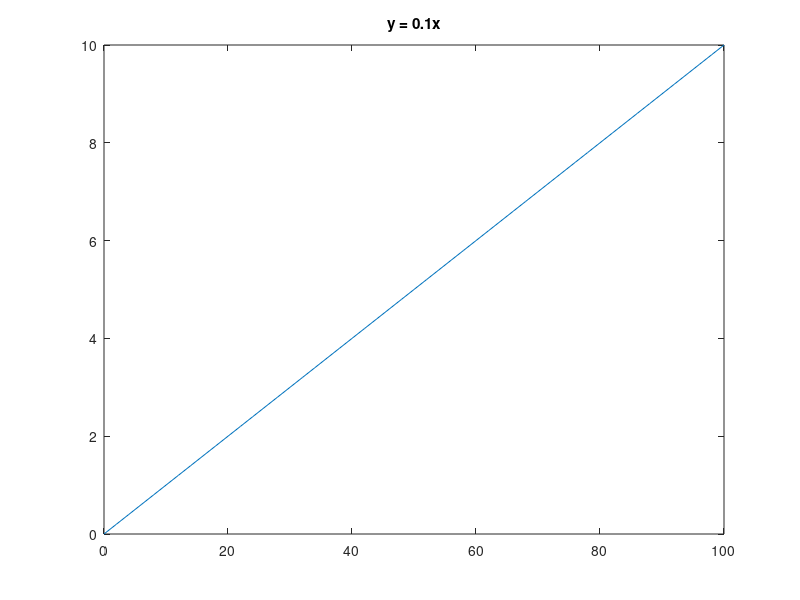
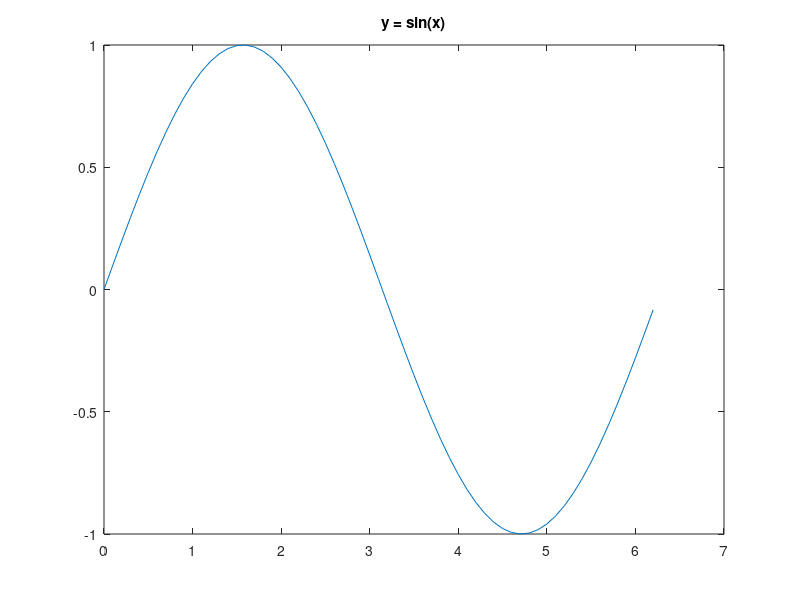
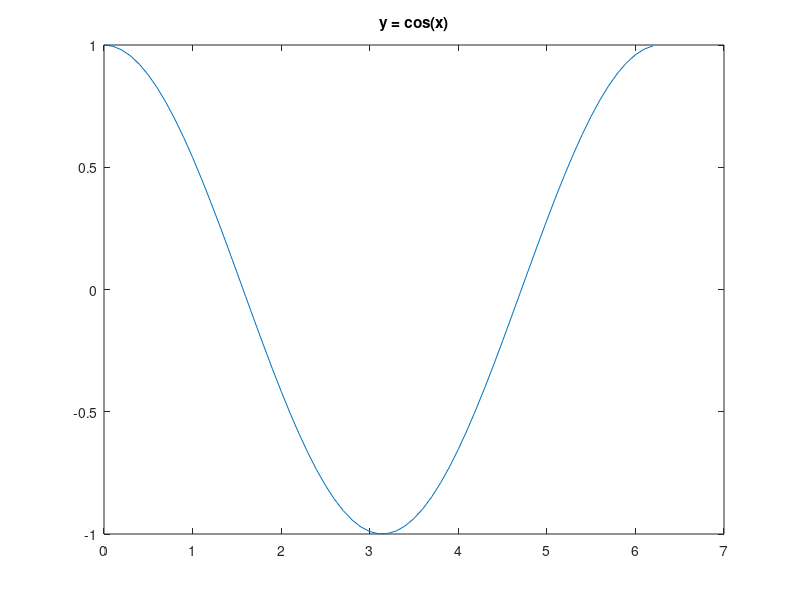
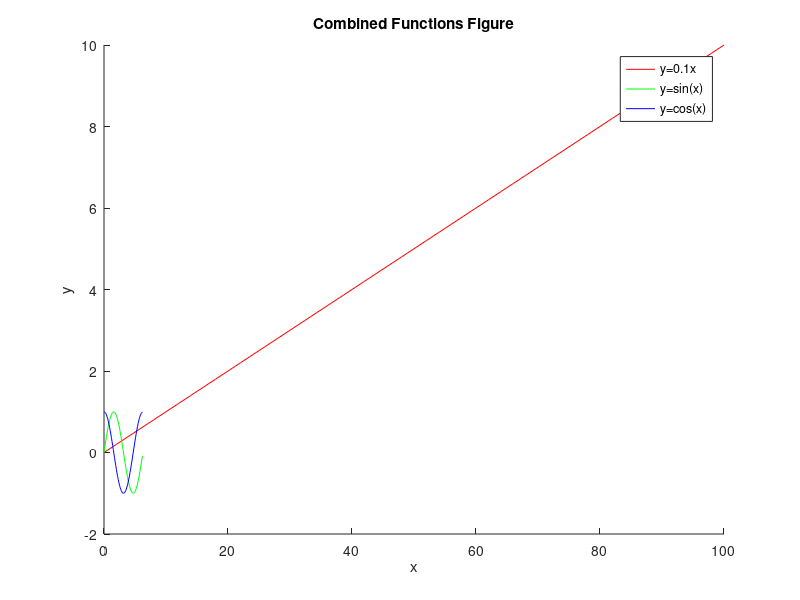

Reproduce these figures in MATLAB, in order.
%ECE8 Lab 1

%% Exercise 1 %%
%Basic matrix and vector operations
%Define all variables for later use, followed with semi-colons so they 
% don't show up in the terminal.
A = [8 1 6; 3 5 7; 4 9 2];
B = [29 44 86; 1 66 37; 84 78 5];
C = [7 3 9; 6 3 5; 7 6 5];
x = [2; 7; 9];
u = [9; 38; 45];

%Execute parts a, b, and c with the defined variables
%Part (a)
('Exercise 1')
PartA = A*B + C

%Part (b)
PartB = A*x + B*u

%Part (c)
PartC = (1/3)*A*(x + u)

%% Exerise 2 %%
%Plotting functions through Matlab
              
% First, define all the variables to use later
%Part (a)           
x1 = 0:2:100;
y1 = 0.1*x1;

%Part (b)
x2 = 0:0.1:2 * pi;
y2 = sin(x2);

%Part (c)
x3 = 0:0.1:2 * pi;
y3 = cos(x3);

% Now, for the individual plots
% I will specify each plot as a seperate figure to have them all show up
% seperately
figure(1)           % First plot, y = 0.1x %
plot(x1, y1)
title('y = 0.1x')

figure(2)           % Second plot, y = sin(x) %
plot(x2, y2)
title('y = sin(x)')

figure(3)           % Third plot, y = cos(x) %
plot(x3, y3)
title('y = cos(x)')

% Now for the combined plot with all functions %
figure(4)
hold on
plot(x1, y1, 'r', 'DisplayName', 'y=0.1x')   %I put some labeling on each
plot(x2, y2, 'g', 'DisplayName', 'y=sin(x)') %line to make it more readable
plot(x3, y3, 'b', 'DisplayName', 'y=cos(x)')
hold off

title('Combined Functions Figure')           %Label everything and 
xlabel('x')                                  %create a legend
ylabel('y')
legend


%% Exercise 3 %%
%Plotting car path from Initial Position to Target
load('Lab1_Exercise3.mat')  %First load the data

figure(5)
hold on                     %Prepare the figure

% Initial Location Marker
plot(xv(1), yv(1), ...     
    'Color', 'r', ...
    'Marker', 's', ...
    'MarkerFaceColor', 'r', ...
    'LineStyle', 'none', ...
    'DisplayName', 'Initial Position');      % a lot to read, but basically takes the first piece of data for x and y, plots a marker as a red square, and labels it as "Initial Position"

% Plotting Car Path
plot(xv, yv, ...                            
    'Color', 'b', ...
    'LineStyle', '--', ...
    'LineWidth', 1.5, ...
    'DisplayName', 'Car Path');              % Similar story. Creates a blue dashed line for the car's path, makes it a certain width, and labels it as "Car Path"

% Plotting End Marker
plot(2, 0, ...
    'Color', 'g', ...
    'Marker', 'o', ...
    'MarkerFaceColor', 'g', ...
    'LineStyle', 'none', ...
    'DisplayName', 'Target');                % Almost Identical to the initial location marker, but we make it a green circle and call it "Target"

% Labels
xlabel('x position (m)')                %Label all the axis and legend to make everything more readable
ylabel('y position (m)')
title('Car Pathing Towards Target')
legend('Location', 'best')
hold off
